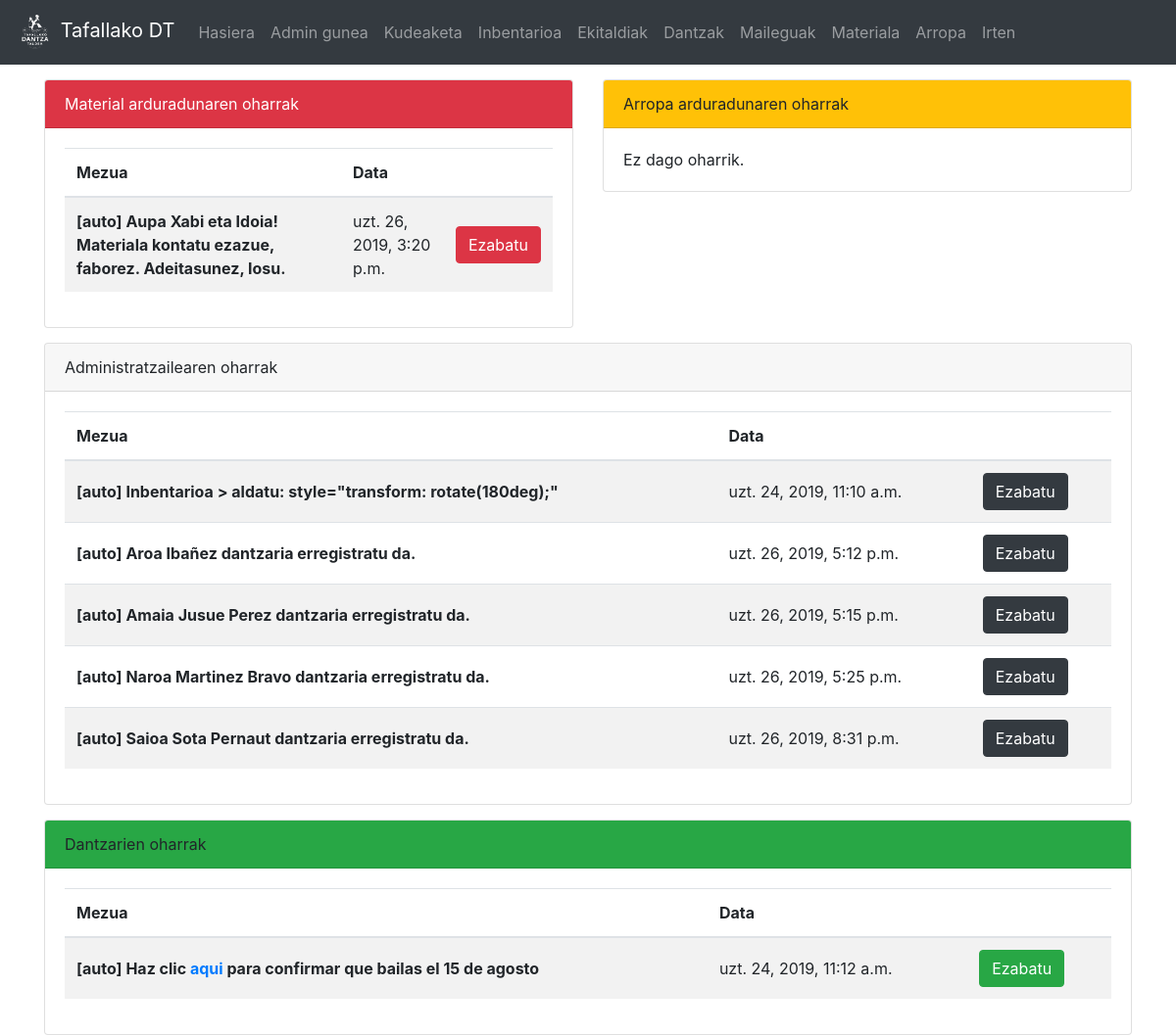
The app's page / (signed in), older data.
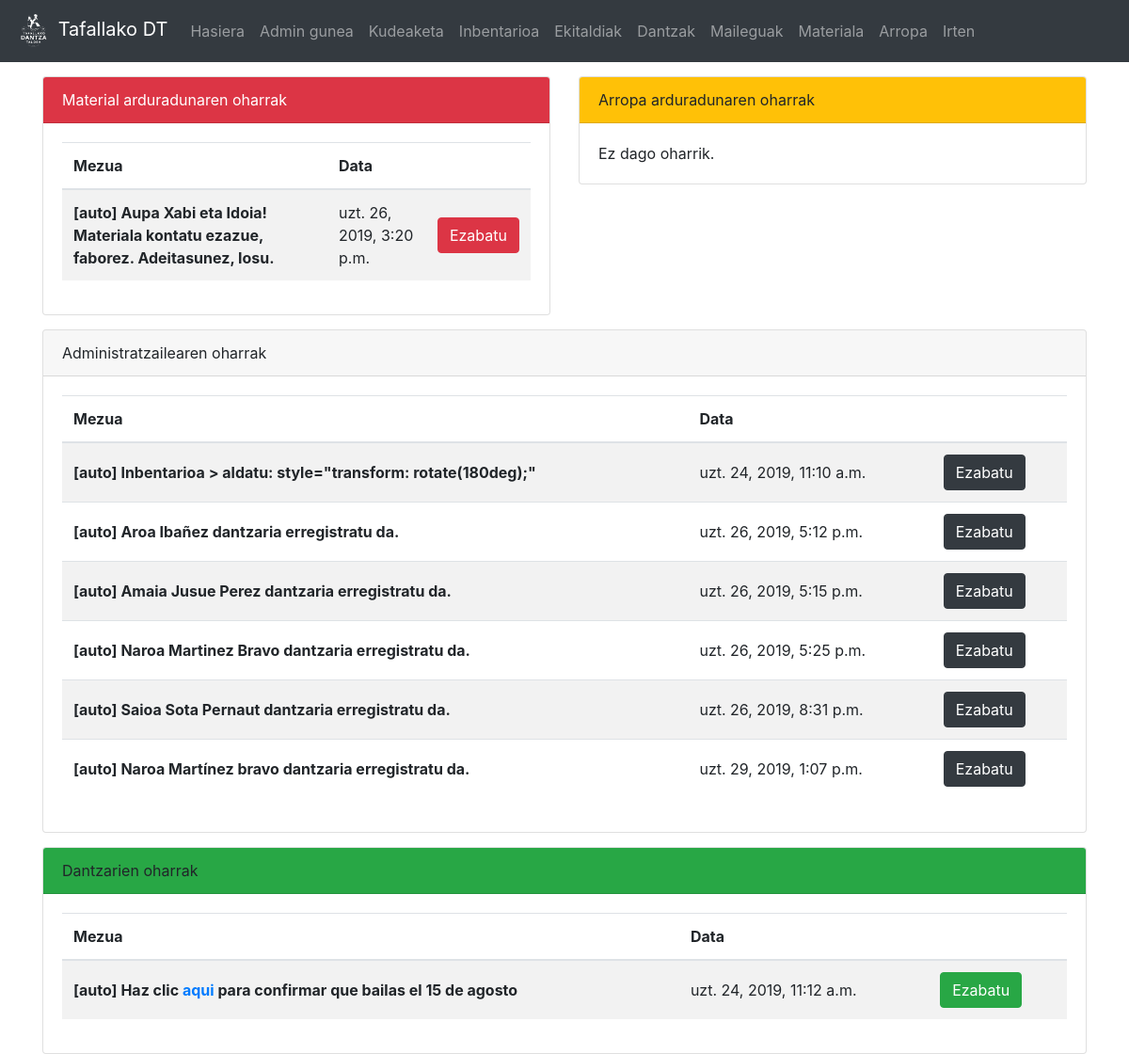
The same page, newer data.
### dantza/models.py (models this page shows, shortened)
class Oharra(models.Model):
	mezua = models.CharField(max_length=200)
	igorlea = models.CharField(max_length=100, default="auto")
	hartzailea = models.CharField(max_length=10, choices = HARTZAILEA)
	data = models.DateTimeField('Oharraren data')
	def __str__(self):
		return "[" + self.igorlea + "] " + self.mezua

### dantza/views.py (the view)
# urls.py: path('', views.index, name = 'index'),
def index(request):
	if 'd' in request.GET:
		delete = request.GET['id']
		Oharra.objects.get(pk=delete).delete()
		return HttpResponseRedirect('/')
	if request.user.is_authenticated:
		if Dantzaria.objects.filter(user=request.user).exists():
			d = Dantzaria.objects.get(user=request.user)
			o_list = Oharra.objects.all()
			return render(request,'dantza/index.html', {'mezuak':o_list})
		else:
			return render(request,'dantza/index.html', {'err':'Ez duzu erregistroa amaitu, sakatu <a href="/signup_end">hemen</a> amaitzeko'})
	return render(request,'dantza/index.html', {})

### dantza/templatetags/auth_extras.py (called while the page is built)
@register.filter(name='has_group')
def has_group(user, group_name):
    return user.groups.filter(name=group_name).exists()

@register.filter(name='messages_for')
def message_for(list,p):
	return list.filter(hartzailea=p)

### templates/dantza/index.html (shortened to what the changed rows need)
{% extends "dantza/base.html" %}
{% block edukia %}
<div class="container">
{% if request.user.is_authenticated %}
	{% load auth_extras %}
	<div class="row">
		{% if request.user|has_group:"material_arduradunak" %}
			<div class="col" style="margin-top: 15px">
				<div class="card">
					<div class="card-body">
						{% if mezuak and mezuak|messages_for:'MA' %}
							<div class="table-responsive">
								<table class="table table-hover table-striped">
								  <thead>
									<tr>
									  <th scope="col">Mezua</th>
									  <th scope="col">Data</th>
									  <th scope="col"></th>
									</tr>
								  </thead>
								  <tbody>
									{% for m in mezuak|messages_for:'MA' %}
											<tr>
											  <th scope="row" style="vertical-align:middle;">{{ m }}</th>
											  <td style="vertical-align:middle;">{{ m.data }}</td>
											  <td style="vertical-align:middle;">
												  <a class="btn btn-danger" href="?d&id={{ m.pk }}">Ezabatu</a>
											  </td>
										  </tr>
									{% endfor %}
									</tbody>
								</table>
							</div>
						{% else %}
							Ez dago oharrik.
						{% endif %}
					</div>
				</div>
			</div>
		{% endif %}
		{% if request.user.is_superuser %}
			<div class="col-12" style="margin-top: 15px">
				<div class="card">
					<div class="card-body">
						{% if mezuak and mezuak|messages_for:'AD' %}
							<div class="table-responsive">
								<table class="table table-hover table-striped">
								  <thead>
									<tr>
									  <th scope="col">Mezua</th>
									  <th scope="col">Data</th>
									  <th scope="col"></th>
									</tr>
								  </thead>
								  <tbody>
									{% for m in mezuak|messages_for:'AD' %}
											<tr>
											  <th scope="row" style="vertical-align:middle;">{{ m | safe }}</th>
											  <td style="vertical-align:middle;">{{ m.data }}</td>
											  <td style="vertical-align:middle;">
												  <a class="btn btn-dark" href="?d&id={{ m.pk }}">Ezabatu</a>
											  </td>
										  </tr>
									{% endfor %}
									</tbody>
								</table>
							</div>
						{% else %}
							Ez dago oharrik.
						{% endif %}
					</div>
				</div>
			</div>
		{% endif %}
		<div class="col-12" style="margin-top: 15px">
			<div class="card">
				<div class="card-body">
					{% if mezuak and mezuak|messages_for:'DT' %}
						<div class="table-responsive">
							<table class="table table-hover table-striped">
							  <thead>
								<tr>
								  <th scope="col">Mezua</th>
								  <th scope="col">Data</th>
								  {% if request.user.is_superuser %}
								  	<th scope="col"></th>
								  {% endif %}
								</tr>
							  </thead>
							  <tbody>
								{% for m in mezuak|messages_for:'DT' %}
										<tr>
										  <th scope="row" style="vertical-align:middle;">{{ m | safe }}</th>
										  <td style="vertical-align:middle;">{{ m.data }}</td>
										  {% if request.user.is_superuser %}
										  <td style="vertical-align:middle;">
											  <a class="btn btn-success" href="?d&id={{ m.pk }}">Ezabatu</a>
										  </td>
										  {% endif %}
									  </tr>
								{% endfor %}
								</tbody>
							</table>
						</div>
					{% else %}
						Ez dago oharrik.
					{% endif %}
				</div>
			</div>
		</div>
	</div>
{% endif %}
</div>
{% endblock edukia %}

Row changes from the older to the newer data that the page shows:
added Oharra: igorlea+mezua "[auto] Naroa Martínez bravo dantzaria erregistratu da.", data "uzt. 29, 2019, 1:07 p.m."
